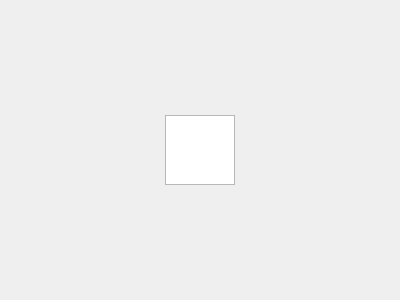
<?xml version="1.0" encoding="UTF-8"?>
<ui version="4.0">
 <class>StatsView</class>
 <widget class="QWidget" name="StatsView">
  <property name="geometry">
   <rect>
    <x>0</x>
    <y>0</y>
    <width>400</width>
    <height>300</height>
   </rect>
  </property>
  <property name="windowTitle">
   <string>Form</string>
  </property>
  <layout class="QHBoxLayout" name="horizontalLayout">
   <item>
    <widget class="QTableView" name="stats_table">
     <property name="sizePolicy">
      <sizepolicy hsizetype="Fixed" vsizetype="Fixed">
       <horstretch>0</horstretch>
       <verstretch>0</verstretch>
      </sizepolicy>
     </property>
     <property name="frameShadow">
      <enum>QFrame::Plain</enum>
     </property>
     <property name="sizeAdjustPolicy">
      <enum>QAbstractScrollArea::AdjustToContentsOnFirstShow</enum>
     </property>
     <property name="editTriggers">
      <set>QAbstractItemView::NoEditTriggers</set>
     </property>
     <property name="selectionMode">
      <enum>QAbstractItemView::NoSelection</enum>
     </property>
     <property name="showGrid">
      <bool>true</bool>
     </property>
     <property name="wordWrap">
      <bool>true</bool>
     </property>
     <attribute name="horizontalHeaderVisible">
      <bool>true</bool>
     </attribute>
     <attribute name="horizontalHeaderHighlightSections">
      <bool>false</bool>
     </attribute>
     <attribute name="verticalHeaderVisible">
      <bool>false</bool>
     </attribute>
     <attribute name="verticalHeaderDefaultSectionSize">
      <number>28</number>
     </attribute>
     <attribute name="verticalHeaderHighlightSections">
      <bool>false</bool>
     </attribute>
    </widget>
   </item>
  </layout>
 </widget>
 <resources/>
 <connections/>
</ui>
